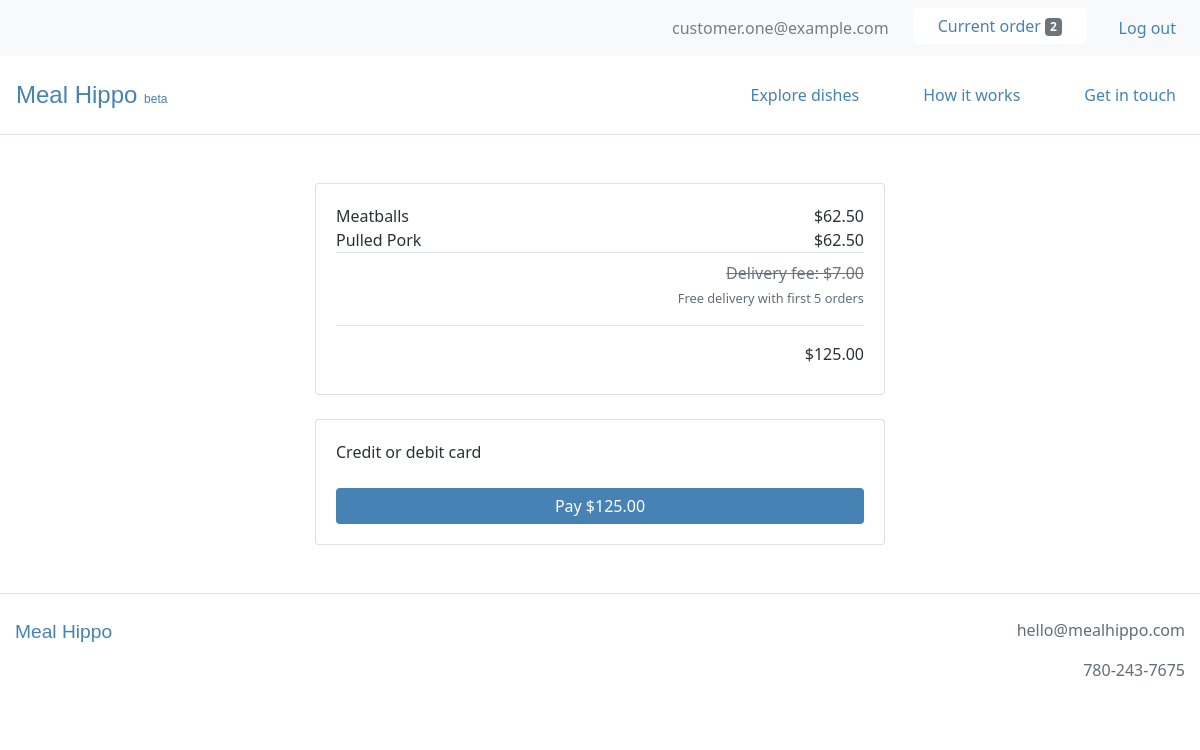
Page /order/payment (signed in) on the committed database.
### users/models.py (models this page shows, shortened)
class CustomUser(AbstractBaseUser):
    email = models.EmailField(unique=True)
    is_active = models.BooleanField(default=True)
    is_admin = models.BooleanField(default=False)
    objects = CustomUserManager()
    USERNAME_FIELD = 'email'
    REQUIRED_FIELDS = []

### webplatform/models.py (models this page shows, shortened)
class Order(models.Model):
    user = models.ForeignKey(settings.AUTH_USER_MODEL, on_delete=models.CASCADE)
    items = models.ManyToManyField(OrderItem)
    delivery_date = models.DateField(null=True, default=timezone.localtime(timezone.now()))
    delivery_time = models.TimeField(null=True, default=timezone.localtime(timezone.now()))
    is_completed = models.BooleanField(default=False)
    payment = models.ForeignKey(Payment, on_delete=models.SET_NULL, blank=True, null=True)
    created_at = models.DateTimeField(auto_now_add=True)
    modified_at = models.DateTimeField(auto_now=True)
    def get_total_order_price(self):
        total_order_price = 0
        for item in self.items.all():
            total_order_price += item.get_total_item_price()
        return total_order_price

class OrderItem(models.Model):
    user = models.ForeignKey(settings.AUTH_USER_MODEL, on_delete=models.CASCADE)
    item = models.ForeignKey(Item, on_delete=models.CASCADE)
    quantity = models.IntegerField(default=1)
    is_completed = models.BooleanField(default=False)
    def get_total_item_price(self):
        return self.quantity * self.item.price

class Item(models.Model):
    supplier = models.ForeignKey(Supplier, on_delete=models.CASCADE)
    name = models.CharField(max_length=100)
    description = models.TextField()
    price = models.FloatField()
    minimum_portions = models.IntegerField(blank=True, null=True)
    portion_increment = models.IntegerField(blank=True, null=True)
    minimum_lead_time = models.IntegerField(blank=True, null=True)
    is_active = models.BooleanField()
    created_at = models.DateTimeField(auto_now_add=True)
    modified_at = models.DateTimeField(auto_now=True)

### webplatform/views.py (the view, shortened to what this page needs)
# urls.py: path('order/payment', views.OrderPaymentView.as_view(), name='order_payment_view'),
class OrderPaymentView(LoginRequiredMixin, View):
    def get(self, *args, **kwargs):
        order = models.Order.objects.get(user=self.request.user, is_completed=False)
        order_items = order.items.all()
        context = {
            'order': order,
            'order_items': order_items,
        }
        return render(self.request, 'webplatform/order_payment_view.html', context)

### webplatform/templatetags/cart_templatetags.py (called while the page is built)
@register.filter
def cart_item_count(user):
    if user.is_authenticated:
        queryset = models.Order.objects.filter(user=user, is_completed=False)
        if queryset.exists():
            return queryset[0].items.count()
    return 0

### webplatform/templates/webplatform/order_payment_view.html (shortened to what this page needs)
{% extends 'base.html' %}
{% load static %}
{% load crispy_forms_tags %}
{% load humanize %}
{% block content %}
<div class="container-fluid my-5">
  <div class="row">
    <div class="col-lg-6 offset-lg-3 col-md-8 offset-md-2 col-12">
      <div class="card">
        <div class="card-body">
          <div class="container">
            {% for order_item in order_items %}
              <div class="row">
                <div class="col text-left px-0">
                  {{ order_item.item.name }}
                </div>
                <div class="col text-right px-0">
                  ${{ order_item.get_total_item_price|floatformat:2|intcomma }}
                </div>
              </div>
            {% endfor %}
          </div>
          <div class="container">
            <div class="row border-top py-2">
              <div class="col text-right px-0">
								<s class="text-secondary">Delivery fee: $7.00</s>
                <p><small>Free delivery with first 5 orders</small></p>
                <hr>
                ${{ order.get_total_order_price|floatformat:2|intcomma }}
              </div>
            </div>
          </div>
        </div>
      </div>
      <div class="card mt-4">
        <div class="card-body">
          <form action="" method="post" id="payment-form">
            <div class="mb-3">
            	<label for="card-element">
            		Credit or debit card
            	</label>
            </div>
            <button class="btn btn-primary w-100">Pay ${{ order.get_total_order_price|floatformat:2|intcomma }}</button>
          </form>
        </div>
      </div>
    </div>
  </div>
</div>
{% endblock %}

### templates/base.html (shortened to what this page needs)
{% load static %}
{% load cart_templatetags %}
<!DOCTYPE html>
<html lang="en" dir="ltr">
  <head>
    <link rel="stylesheet" href="https://stackpath.bootstrapcdn.com/bootstrap/4.4.1/css/bootstrap.min.css">
    <link rel="stylesheet" type="text/css" href="{% static 'style.css' %}">
  </head>
  <body>
    {% if user.is_authenticated %}
      <nav class="navbar navbar-expand-md navbar-light bg-light">
          <ul class="navbar-nav ml-md-auto mx-md-0 mx-auto text-md-left text-center">
            <li class="nav-item ml-4">
              <span class="navbar-text">
                {{ request.user.email }}
              </span>
            </li>
            <li class="nav-item ml-4">
              <a href="{% url 'webplatform:order_items_view' %}">
                <button type="button" class="btn btn-light bg-white">
                  Current order <span class="badge badge-secondary">{{ request.user|cart_item_count }}</span>
                </button>
              </a>
            </li>
            <li class="nav-item ml-4">
              <a class="nav-link" href="{% url 'logout' %}">Log out</a>
            </li>
          </ul>
      </nav>
    {% endif %}
    <nav class="navbar navbar-expand-md navbar-light py-3 border-bottom">
      <a class="navbar-brand" href="{% url 'webplatform:home_view' %}">Meal&nbsp;Hippo <small style="font-size: 0.5em;">beta</small></a>
      <div class="collapse navbar-collapse" id="navbarText">
        <ul class="navbar-nav ml-auto">
          <li class="nav-item ml-5">
            <a class="nav-link" href="{% url 'webplatform:order_items_view' %}">Explore dishes</a>
          </li>
          <li class="nav-item ml-5">
            <a class="nav-link" href="{% url 'webplatform:support_view' %}">How it works</a>
          </li>
          <li class="nav-item ml-5">
            <a class="nav-link" href="{% url 'webplatform:contact_view' %}">Get in touch</a>
          </li>
        </ul>
      </div>
    </nav>
    {% block content %}
    {% endblock %}
    <footer>
      <div class="container-fluid text-center py-4 mb-5 border-top">
        <div class="row">
          <div class="col-sm text-sm-left mb-4">
            <span class="logo">
              <a href="{% url 'webplatform:home_view' %}">Meal&nbsp;Hippo</a>
            </span>
          </div>
          <div class="col-sm text-sm-right">
            <p>hello@mealhippo.com</p>
            <p>780-243-7675</p>
          </div>
        </div>
      </div>
    </footer>
  </body>
</html>

### static/style.css (style rules this page uses)
body { color: #2D3033; font-family: "Lucida Grande", "Lucida Sans Unicode", "Lucida Sans", "Segoe UI", Geneva, Frutiger, Verdana, "Helvetica Neue", Arial, sans-serif; font-size: 16px; }
p { color: #626d78; }
a, .btn-link { color: steelblue; }
.navbar-light .navbar-brand, .logo a { color: steelblue; font-size: 1.5em; font-family: "Arial Rounded MT Bold", "Helvetica Rounded", Arial, sans-serif; }
.logo a { font-size: 1.2em; }
.navbar-nav .nav-item a.nav-link { color: steelblue; }
.btn-primary { background: steelblue; border: none; padding-left: 25px; padding-right: 25px; }
.btn-light { color: steelblue; border: none; padding-left: 25px; padding-right: 25px; }

### rows in the picture
CustomUser: user.email "customer.one@example.com", user|cart_item_count "2"
OrderItem: item.name "Meatballs", get_total_item_price "62.50"
OrderItem: item.name "Pulled Pork", get_total_item_price "62.50"
Order: get_total_order_price "125.00"
